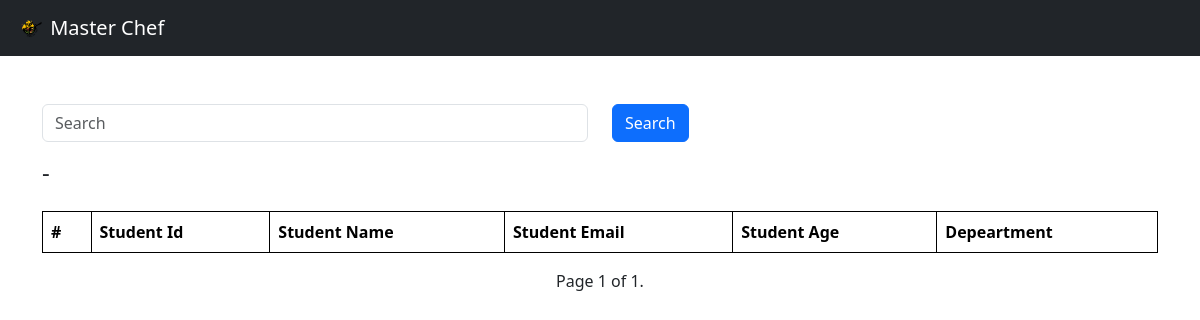
/report/?search=&page=2, run on an earlier commit of the app's database.
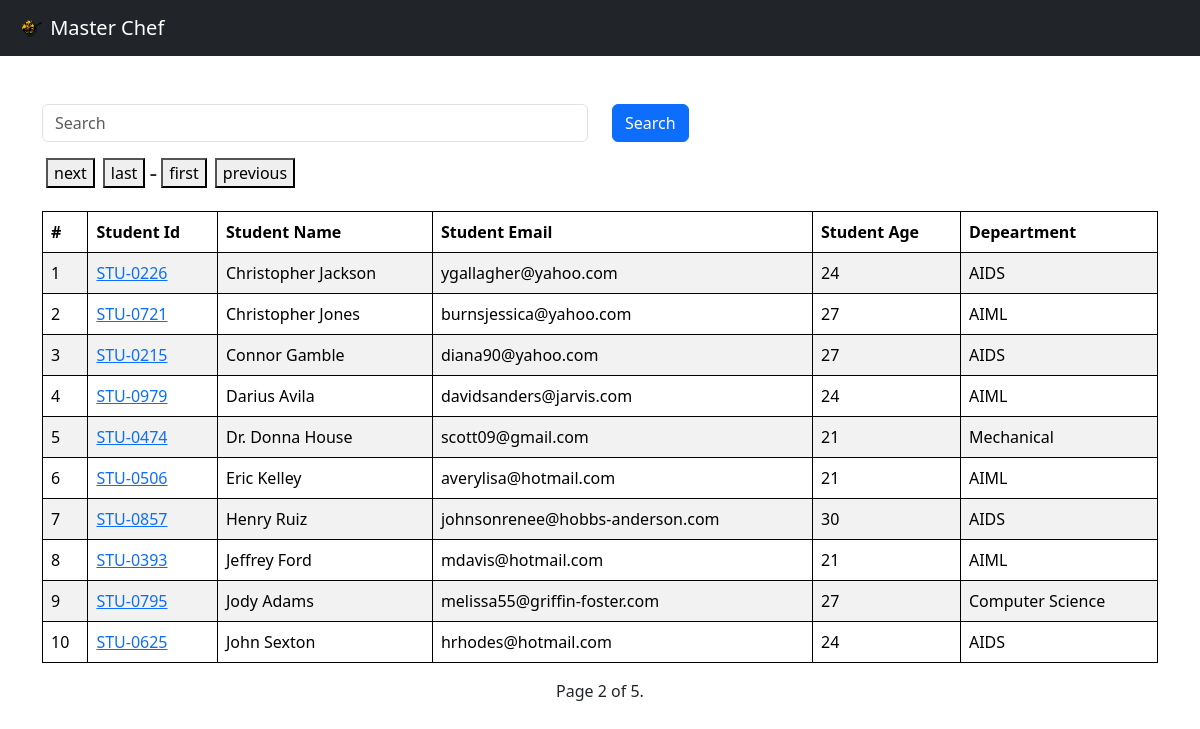
And on a later commit of the database.
### vege/models.py (models this page shows, shortened)
class Student(models.Model):
    department = models.ForeignKey(Department , related_name="depart" , on_delete=models.CASCADE)
    student_id = models.OneToOneField(StudentID , related_name="studentid" , on_delete=models.CASCADE)
    student_name = models.CharField(max_length=100)
    student_email = models.EmailField(unique=True)
    student_age = models.IntegerField(default=18)
    student_address = models.TextField()
    is_deleted = models.BooleanField(default=False)
    objects = StudentManager()
    admin_objects = models.Manager()
    class Meta:
        ordering = ['student_name']
        verbose_name = "student"

class StudentID(models.Model):
    student_id = models.CharField(max_length=100)
    def __str__(self) -> str:
        return self.student_id

class Department (models.Model):
    department = models.CharField(max_length=100)
    def __str__(self) -> str:
        return self.department
    class Meta:
        ordering = ['department']

### vege/views.py (the view)
# urls.py: path('report/',get_students,name="get_students"),
def get_students(request):
    queryset = Student.objects.all()
    if request.GET.get('search'):
        search = request.GET.get('search')
        queryset = queryset.filter(
            Q(student_name__icontains = search) |
            Q(department__department__icontains = search) |
            Q(student_id__student_id__icontains = search) |
            Q(student_email__icontains = search) |
            Q(student_age__icontains = search)
         )
        paginator = Paginator(queryset, 10)  # Show 25 contacts per page.
        page_number = request.GET.get("page")
        page_obj = paginator.get_page(page_number)
        return render(request, "report/report.html", {"queryset": page_obj,"search":search})
    else:
        paginator = Paginator(queryset, 10)  # Show 25 contacts per page.
        page_number = request.GET.get("page")
        page_obj = paginator.get_page(page_number)
        return render(request, "report/report.html", {"queryset": page_obj})

### vege/models.py (called while the page is built)
    def get_queryset(self):
        return super().get_queryset().filter(is_deleted=False)

### vege/templates/report/report.html (shortened to what this page needs)
<!DOCTYPE html>
<html lang="en">
<head>
  <link href="https://cdn.jsdelivr.net/npm/bootstrap@5.3.1/dist/css/bootstrap.min.css" rel="stylesheet"
>
</head>
<body>
  <nav class="navbar navbar-dark bg-dark">
    <a class="navbar-brand" href="#">
      <img src="/media/ico.png" width="30" height="30" class="d-inline-block align-top display-1 ml-3"
        style="margin-left: 15px;" alt="">
      Master Chef
    </a>
  </nav>
  <div class="container  pt-5">
    <form class="mb-3">
    <div class="row">
        <div class="col-md-6">
          <input class="form-control" placeholder="Search"  name="search">
        </div>
        <div class="col-md-6">
          <button class="btn btn-primary">Search</button>
        </div>
      </div>
    </form>
    <div class="pagination">
      <span class="step-links d-inline-flex">
        {% if queryset.has_next %}
        <a href="?search={{search}}&page={{ queryset.next_page_number }}" class="px-1"><button>next</button></a>
        <a href="?search={{search}}&page={{ queryset.paginator.num_pages }}" class="px-1"><button>last</button></a>
        {% endif %}
        <h4>-</h4>
        {% if queryset.has_previous %}
        <a href="?search={{search}}&page=1" class="px-1" ><button>first</button></a>
        <a href="?search={{search}}&page={{ queryset.previous_page_number }}" class="px-1"><button>previous</button></a>
        {% endif %}
      </span>
    </div>
    <div class="pt-3">
    <table class="table table-striped ">
      <thead>
        <tr>
          <th scope="col">#</th>
          <th scope="col">Student Id</th>
          <th scope="col">Student Name</th>
          <th scope="col">Student Email</th>
          <th scope="col">Student Age</th>
          <th scope="col">Depeartment</th>
        </tr>
      </thead>
      <tbody>
        {% for student in queryset %}
        <tr>
          <td>{{forloop.counter}}</td>
          <td><a href="{% url 'see_marks' student.student_id %}">{{student.student_id}}</a></td>
          <td>{{student.student_name}}</td>
          <td>{{student.student_email}}</td>
          <td>{{student.student_age}}</td>
          <td>{{student.department}}</td>
        </tr>
        {% endfor %}
      </tbody>
    </table>
    </div>
    <span class="current d-flex justify-content-center">
      Page {{ queryset.number }} of {{ queryset.paginator.num_pages }}.
    </span>
  </div>
</body>
</html>

What changed in the data, as far as the page shows it:
added Student: student_id "STU-0226", student_name "Christopher Jackson", student_email "ygallagher@yahoo.com", student_age "24", department "AIDS"
added Student: student_id "STU-0721", student_name "Christopher Jones", student_email "burnsjessica@yahoo.com", student_age "27", department "AIML"
added Student: student_id "STU-0215", student_name "Connor Gamble", student_email "diana90@yahoo.com", student_age "27", department "AIDS"
added Student: student_id "STU-0979", student_name "Darius Avila", student_email "davidsanders@jarvis.com", student_age "24", department "AIML"
added Student: student_id "STU-0474", student_name "Dr. Donna House", student_email "scott09@gmail.com", student_age "21", department "Mechanical"
added Student: student_id "STU-0506", student_name "Eric Kelley", student_email "averylisa@hotmail.com", student_age "21", department "AIML"
added Student: student_id "STU-0857", student_name "Henry Ruiz", student_email "johnsonrenee@hobbs-anderson.com", student_age "30", department "AIDS"
added Student: student_id "STU-0393", student_name "Jeffrey Ford", student_email "mdavis@hotmail.com", student_age "21", department "AIML"
added Student: student_id "STU-0795", student_name "Jody Adams", student_email "melissa55@griffin-foster.com", student_age "27", department "Computer Science"
added Student: student_id "STU-0625", student_name "John Sexton", student_email "hrhodes@hotmail.com", student_age "24", department "AIDS"
Also different on the page:
{{ queryset.number }}: "1" → "2"
{{ queryset.paginator.num_pages }}: "1" → "5"
text now shown: "next last first previous"
